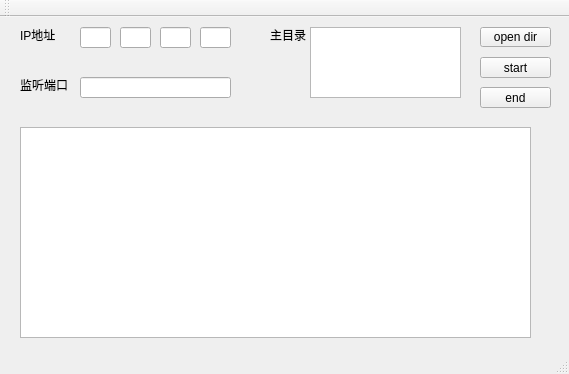
<?xml version="1.0" encoding="UTF-8"?>
<ui version="4.0">
 <class>MainWindow</class>
 <widget class="QMainWindow" name="MainWindow">
  <property name="geometry">
   <rect>
    <x>0</x>
    <y>0</y>
    <width>569</width>
    <height>374</height>
   </rect>
  </property>
  <property name="windowTitle">
   <string>MainWindow</string>
  </property>
  <widget class="QWidget" name="centralWidget">
   <widget class="QLabel" name="label">
    <property name="geometry">
     <rect>
      <x>20</x>
      <y>60</y>
      <width>60</width>
      <height>16</height>
     </rect>
    </property>
    <property name="text">
     <string>监听端口</string>
    </property>
   </widget>
   <widget class="QLabel" name="label_3">
    <property name="geometry">
     <rect>
      <x>270</x>
      <y>10</y>
      <width>60</width>
      <height>16</height>
     </rect>
    </property>
    <property name="text">
     <string>主目录</string>
    </property>
   </widget>
   <widget class="QLabel" name="label_2">
    <property name="geometry">
     <rect>
      <x>20</x>
      <y>10</y>
      <width>60</width>
      <height>16</height>
     </rect>
    </property>
    <property name="text">
     <string>IP地址</string>
    </property>
   </widget>
   <widget class="QPushButton" name="pushButton_open_dir">
    <property name="geometry">
     <rect>
      <x>480</x>
      <y>10</y>
      <width>71</width>
      <height>20</height>
     </rect>
    </property>
    <property name="text">
     <string>open dir</string>
    </property>
   </widget>
   <widget class="QTextBrowser" name="textBrowser">
    <property name="geometry">
     <rect>
      <x>310</x>
      <y>10</y>
      <width>151</width>
      <height>71</height>
     </rect>
    </property>
   </widget>
   <widget class="QLineEdit" name="lineEdit_2">
    <property name="geometry">
     <rect>
      <x>80</x>
      <y>10</y>
      <width>31</width>
      <height>21</height>
     </rect>
    </property>
   </widget>
   <widget class="QLineEdit" name="lineEdit_3">
    <property name="geometry">
     <rect>
      <x>120</x>
      <y>10</y>
      <width>31</width>
      <height>21</height>
     </rect>
    </property>
   </widget>
   <widget class="QLineEdit" name="lineEdit_4">
    <property name="geometry">
     <rect>
      <x>160</x>
      <y>10</y>
      <width>31</width>
      <height>21</height>
     </rect>
    </property>
   </widget>
   <widget class="QLineEdit" name="lineEdit_5">
    <property name="geometry">
     <rect>
      <x>200</x>
      <y>10</y>
      <width>31</width>
      <height>21</height>
     </rect>
    </property>
   </widget>
   <widget class="QTextBrowser" name="console">
    <property name="geometry">
     <rect>
      <x>20</x>
      <y>110</y>
      <width>511</width>
      <height>211</height>
     </rect>
    </property>
   </widget>
   <widget class="QLineEdit" name="lineEdit">
    <property name="geometry">
     <rect>
      <x>80</x>
      <y>60</y>
      <width>151</width>
      <height>21</height>
     </rect>
    </property>
   </widget>
   <widget class="QPushButton" name="pushButton_start">
    <property name="geometry">
     <rect>
      <x>480</x>
      <y>40</y>
      <width>71</width>
      <height>21</height>
     </rect>
    </property>
    <property name="text">
     <string>start</string>
    </property>
   </widget>
   <widget class="QPushButton" name="pushButton_end">
    <property name="geometry">
     <rect>
      <x>480</x>
      <y>70</y>
      <width>71</width>
      <height>21</height>
     </rect>
    </property>
    <property name="text">
     <string>end</string>
    </property>
   </widget>
  </widget>
  <widget class="QMenuBar" name="menuBar">
   <property name="geometry">
    <rect>
     <x>0</x>
     <y>0</y>
     <width>569</width>
     <height>23</height>
    </rect>
   </property>
  </widget>
  <widget class="QToolBar" name="mainToolBar">
   <attribute name="toolBarArea">
    <enum>TopToolBarArea</enum>
   </attribute>
   <attribute name="toolBarBreak">
    <bool>false</bool>
   </attribute>
  </widget>
  <widget class="QStatusBar" name="statusBar"/>
 </widget>
 <layoutdefault spacing="6" margin="11"/>
 <resources/>
 <connections/>
</ui>
